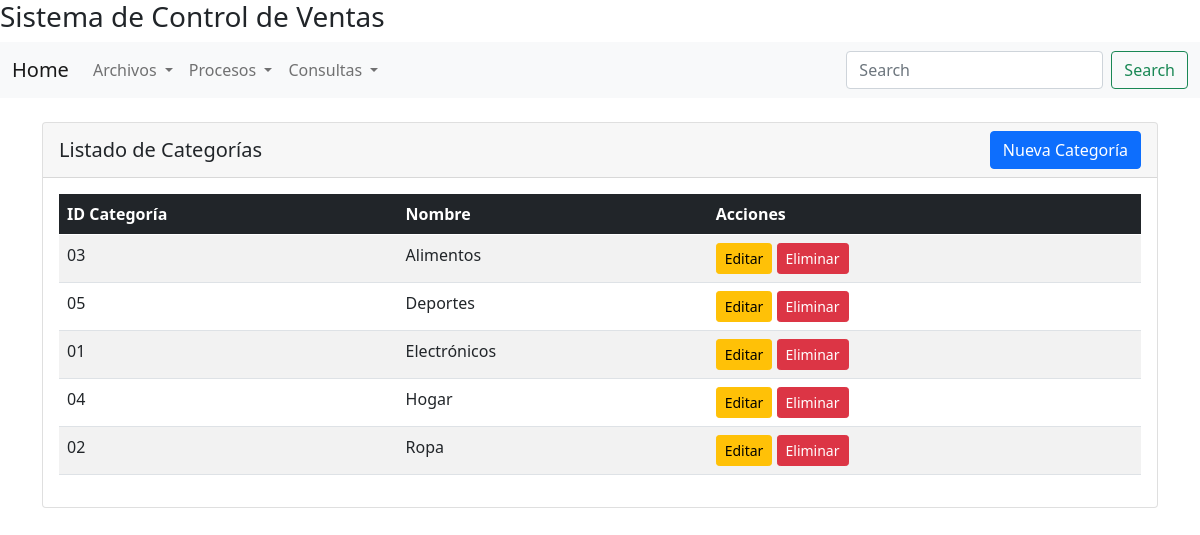
Screenshot of /vista/categoria/listado.php with the database file from the repository.
### tables this page shows
CREATE TABLE categorias (
    idcategoria CHAR(2) PRIMARY KEY,
    nomcategoria VARCHAR(128) NOT NULL
);

### includes/db.php (called while the page is built, shortened)
<?php
if (!defined('DB_INCLUDED')) {
    class DBConection{
    public function conectar(){
        try {
            $pdo = new PDO("mysql:host=" .DBHOST. ";dbname=" .DBNAME. ";charset=utf8", DBUSER, DBPASS);
            $pdo->setAttribute(PDO::ATTR_ERRMODE, PDO::ERRMODE_EXCEPTION);
            return $pdo;
        } catch (PDOException $e) {
            echo "Error en la conexión: " . $e->getMessage();
            return false;
        }
    }
    }
}
?>

### controlador/categoriaController.php (called while the page is built, shortened)
<?php
if (!defined('CATEGORIA_CONTROLLER_INCLUDED')) {
    include $_SERVER['DOCUMENT_ROOT']."/sisventas/modelo/categoria.php";
    class CategoriaController{
        public function obtener_listado(){
            $listado = new Categoria();
            $res = $listado->listado();
            return $res;
        }
    }
}
?>

### modelo/categoria.php (called while the page is built, shortened)
<?php
if (!defined('CATEGORIA_INCLUDED')) {
    include $_SERVER['DOCUMENT_ROOT']."/sisventas/includes/db.php";
    class Categoria {
        private $con;
        public function __construct(){
            $cnx = new DBConection();
            $this->con = $cnx->conectar();
        }
        public function listado(){
            $sql = "SELECT * FROM categorias ORDER BY nomcategoria";
            $stmt = $this->con->prepare($sql);
            $stmt->execute();
            $resultados = $stmt->fetchAll(PDO::FETCH_ASSOC);
            return $resultados;
        }
    }
}
?>

### vista/categoria/listado.php (the view)
<?php
include_once $_SERVER['DOCUMENT_ROOT']."/sisventas/vista/layout/header.php";
include_once $_SERVER['DOCUMENT_ROOT']."/sisventas/vista/layout/navbar.php";
include $_SERVER['DOCUMENT_ROOT']."/sisventas/controlador/categoriaController.php";
$categoria = new CategoriaController();
$datos = $categoria->obtener_listado();
?>
<div class="container mt-4">
    <div class="row">
        <div class="col-12">
            <div class="card">
                <div class="card-header d-flex justify-content-between align-items-center">
                    <h5 class="mb-0">Listado de Categorías</h5>
                    <a class="btn btn-primary" href="crear.php" role="button">Nueva Categoría</a>
                </div>
                <div class="card-body">
                    <div class="table-responsive">
                        <table class="table table-striped table-hover">
                            <thead class="table-dark">
                                <tr>
                                    <th>ID Categoría</th>
                                    <th>Nombre</th>
                                    <th>Acciones</th>
                                </tr>
                            </thead>
                            <tbody>
                            <?php
                                if ($datos && count($datos) > 0) {
                                    foreach ($datos as $fila) {
                                        ?>
                                        <tr>
                                            <td><?php echo $fila['idcategoria']; ?></td>
                                            <td><?php echo $fila['nomcategoria']; ?></td>
                                            <td>
                                                <a href="editar.php?id=<?php echo $fila['idcategoria']; ?>" class="btn btn-sm btn-warning">Editar</a>
                                                <a href="eliminar.php?id=<?php echo $fila['idcategoria']; ?>" class="btn btn-sm btn-danger" onclick="return confirm('¿Está seguro de eliminar esta categoría?')">Eliminar</a>
                                            </td>
                                        </tr>
                                    <?php
                                    }
                                } else {
                                    ?>
                                    <tr>
                                        <td colspan="3" class="text-center">No hay categorías registradas</td>
                                    </tr>
                                <?php
                                }
                            ?>
                            </tbody>
                        </table>
                    </div>
                </div>
            </div>
        </div>
    </div>
</div>
<?php include_once $_SERVER['DOCUMENT_ROOT']."/sisventas/vista/layout/footer.php"; ?>

### rows the page displays
categorias: idcategoria "03", nomcategoria "Alimentos"
categorias: idcategoria "05", nomcategoria "Deportes"
categorias: idcategoria "01", nomcategoria "Electrónicos"
categorias: idcategoria "04", nomcategoria "Hogar"
categorias: idcategoria "02", nomcategoria "Ropa"
